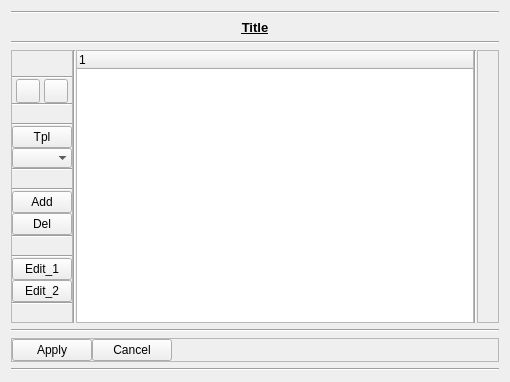
<?xml version="1.0" encoding="UTF-8"?>
<ui version="4.0">
 <class>wg_basicTree</class>
 <widget class="QWidget" name="wg_basicTree">
  <property name="geometry">
   <rect>
    <x>0</x>
    <y>0</y>
    <width>510</width>
    <height>382</height>
   </rect>
  </property>
  <property name="windowTitle">
   <string>Basic Tree</string>
  </property>
  <layout class="QGridLayout" name="gridLayout">
   <item row="5" column="0">
    <widget class="QFrame" name="qf_apply">
     <property name="frameShape">
      <enum>QFrame::StyledPanel</enum>
     </property>
     <layout class="QHBoxLayout" name="hl_apply">
      <property name="spacing">
       <number>0</number>
      </property>
      <property name="margin">
       <number>0</number>
      </property>
      <item>
       <widget class="QPushButton" name="pb_apply">
        <property name="maximumSize">
         <size>
          <width>16777215</width>
          <height>16777215</height>
         </size>
        </property>
        <property name="text">
         <string>Apply</string>
        </property>
        <property name="iconSize">
         <size>
          <width>16</width>
          <height>16</height>
         </size>
        </property>
        <property name="autoDefault">
         <bool>false</bool>
        </property>
        <property name="flat">
         <bool>false</bool>
        </property>
       </widget>
      </item>
      <item>
       <widget class="QPushButton" name="pb_cancel">
        <property name="maximumSize">
         <size>
          <width>16777215</width>
          <height>16777215</height>
         </size>
        </property>
        <property name="text">
         <string>Cancel</string>
        </property>
        <property name="iconSize">
         <size>
          <width>16</width>
          <height>16</height>
         </size>
        </property>
        <property name="autoDefault">
         <bool>false</bool>
        </property>
        <property name="flat">
         <bool>false</bool>
        </property>
       </widget>
      </item>
      <item>
       <spacer name="horizontalSpacer_3">
        <property name="orientation">
         <enum>Qt::Horizontal</enum>
        </property>
        <property name="sizeHint" stdset="0">
         <size>
          <width>40</width>
          <height>20</height>
         </size>
        </property>
       </spacer>
      </item>
     </layout>
    </widget>
   </item>
   <item row="2" column="0">
    <widget class="Line" name="line">
     <property name="orientation">
      <enum>Qt::Horizontal</enum>
     </property>
    </widget>
   </item>
   <item row="3" column="0">
    <layout class="QHBoxLayout" name="hl_tree">
     <property name="spacing">
      <number>0</number>
     </property>
     <item>
      <widget class="QFrame" name="qf_treeEdit_L">
       <property name="sizePolicy">
        <sizepolicy hsizetype="Preferred" vsizetype="Preferred">
         <horstretch>0</horstretch>
         <verstretch>0</verstretch>
        </sizepolicy>
       </property>
       <property name="frameShape">
        <enum>QFrame::StyledPanel</enum>
       </property>
       <layout class="QVBoxLayout" name="vl_treeEdit_L">
        <property name="spacing">
         <number>0</number>
        </property>
        <property name="leftMargin">
         <number>0</number>
        </property>
        <property name="topMargin">
         <number>25</number>
        </property>
        <property name="rightMargin">
         <number>0</number>
        </property>
        <property name="bottomMargin">
         <number>0</number>
        </property>
        <item>
         <widget class="Line" name="line_11">
          <property name="orientation">
           <enum>Qt::Horizontal</enum>
          </property>
         </widget>
        </item>
        <item>
         <widget class="QFrame" name="qf_moveItem">
          <property name="frameShape">
           <enum>QFrame::NoFrame</enum>
          </property>
          <property name="lineWidth">
           <number>0</number>
          </property>
          <layout class="QHBoxLayout" name="hl_moveItem">
           <property name="spacing">
            <number>0</number>
           </property>
           <property name="margin">
            <number>0</number>
           </property>
           <item>
            <widget class="QPushButton" name="pb_itemUp">
             <property name="minimumSize">
              <size>
               <width>24</width>
               <height>24</height>
              </size>
             </property>
             <property name="maximumSize">
              <size>
               <width>24</width>
               <height>24</height>
              </size>
             </property>
             <property name="text">
              <string/>
             </property>
             <property name="iconSize">
              <size>
               <width>16</width>
               <height>16</height>
              </size>
             </property>
             <property name="autoDefault">
              <bool>false</bool>
             </property>
             <property name="flat">
              <bool>false</bool>
             </property>
            </widget>
           </item>
           <item>
            <widget class="QPushButton" name="pb_itemDn">
             <property name="minimumSize">
              <size>
               <width>24</width>
               <height>24</height>
              </size>
             </property>
             <property name="maximumSize">
              <size>
               <width>24</width>
               <height>24</height>
              </size>
             </property>
             <property name="text">
              <string/>
             </property>
             <property name="iconSize">
              <size>
               <width>16</width>
               <height>16</height>
              </size>
             </property>
             <property name="autoDefault">
              <bool>false</bool>
             </property>
             <property name="flat">
              <bool>false</bool>
             </property>
            </widget>
           </item>
          </layout>
         </widget>
        </item>
        <item>
         <widget class="Line" name="line_8">
          <property name="orientation">
           <enum>Qt::Horizontal</enum>
          </property>
         </widget>
        </item>
        <item>
         <spacer name="verticalSpacer_3">
          <property name="orientation">
           <enum>Qt::Vertical</enum>
          </property>
          <property name="sizeHint" stdset="0">
           <size>
            <width>20</width>
            <height>40</height>
           </size>
          </property>
         </spacer>
        </item>
        <item>
         <widget class="Line" name="line_13">
          <property name="orientation">
           <enum>Qt::Horizontal</enum>
          </property>
         </widget>
        </item>
        <item>
         <widget class="QPushButton" name="pb_template">
          <property name="maximumSize">
           <size>
            <width>60</width>
            <height>16777215</height>
           </size>
          </property>
          <property name="text">
           <string>Tpl</string>
          </property>
         </widget>
        </item>
        <item>
         <widget class="QComboBox" name="cbb_filter">
          <property name="maximumSize">
           <size>
            <width>60</width>
            <height>16777215</height>
           </size>
          </property>
          <property name="layoutDirection">
           <enum>Qt::LeftToRight</enum>
          </property>
          <property name="maxVisibleItems">
           <number>12</number>
          </property>
          <property name="frame">
           <bool>false</bool>
          </property>
         </widget>
        </item>
        <item>
         <widget class="Line" name="line_14">
          <property name="orientation">
           <enum>Qt::Horizontal</enum>
          </property>
         </widget>
        </item>
        <item>
         <spacer name="verticalSpacer_5">
          <property name="orientation">
           <enum>Qt::Vertical</enum>
          </property>
          <property name="sizeHint" stdset="0">
           <size>
            <width>20</width>
            <height>40</height>
           </size>
          </property>
         </spacer>
        </item>
        <item>
         <widget class="Line" name="line_7">
          <property name="orientation">
           <enum>Qt::Horizontal</enum>
          </property>
         </widget>
        </item>
        <item>
         <widget class="QPushButton" name="pb_add">
          <property name="maximumSize">
           <size>
            <width>60</width>
            <height>16777215</height>
           </size>
          </property>
          <property name="toolTip">
           <string/>
          </property>
          <property name="text">
           <string>Add</string>
          </property>
          <property name="iconSize">
           <size>
            <width>16</width>
            <height>16</height>
           </size>
          </property>
          <property name="autoDefault">
           <bool>false</bool>
          </property>
          <property name="flat">
           <bool>false</bool>
          </property>
         </widget>
        </item>
        <item>
         <widget class="QPushButton" name="pb_del">
          <property name="maximumSize">
           <size>
            <width>60</width>
            <height>16777215</height>
           </size>
          </property>
          <property name="toolTip">
           <string/>
          </property>
          <property name="text">
           <string>Del</string>
          </property>
          <property name="iconSize">
           <size>
            <width>16</width>
            <height>16</height>
           </size>
          </property>
          <property name="autoDefault">
           <bool>false</bool>
          </property>
          <property name="flat">
           <bool>false</bool>
          </property>
         </widget>
        </item>
        <item>
         <widget class="Line" name="line_9">
          <property name="orientation">
           <enum>Qt::Horizontal</enum>
          </property>
         </widget>
        </item>
        <item>
         <spacer name="verticalSpacer">
          <property name="orientation">
           <enum>Qt::Vertical</enum>
          </property>
          <property name="sizeHint" stdset="0">
           <size>
            <width>20</width>
            <height>40</height>
           </size>
          </property>
         </spacer>
        </item>
        <item>
         <widget class="Line" name="line_10">
          <property name="orientation">
           <enum>Qt::Horizontal</enum>
          </property>
         </widget>
        </item>
        <item>
         <widget class="QPushButton" name="pb_edit1">
          <property name="maximumSize">
           <size>
            <width>60</width>
            <height>16777215</height>
           </size>
          </property>
          <property name="toolTip">
           <string/>
          </property>
          <property name="text">
           <string>Edit_1</string>
          </property>
          <property name="iconSize">
           <size>
            <width>16</width>
            <height>16</height>
           </size>
          </property>
          <property name="autoDefault">
           <bool>false</bool>
          </property>
          <property name="flat">
           <bool>false</bool>
          </property>
         </widget>
        </item>
        <item>
         <widget class="QPushButton" name="pb_edit2">
          <property name="maximumSize">
           <size>
            <width>60</width>
            <height>16777215</height>
           </size>
          </property>
          <property name="toolTip">
           <string/>
          </property>
          <property name="text">
           <string>Edit_2</string>
          </property>
          <property name="iconSize">
           <size>
            <width>16</width>
            <height>16</height>
           </size>
          </property>
          <property name="autoDefault">
           <bool>false</bool>
          </property>
          <property name="flat">
           <bool>false</bool>
          </property>
         </widget>
        </item>
        <item>
         <widget class="Line" name="line_12">
          <property name="orientation">
           <enum>Qt::Horizontal</enum>
          </property>
         </widget>
        </item>
        <item>
         <spacer name="verticalSpacer_2">
          <property name="orientation">
           <enum>Qt::Vertical</enum>
          </property>
          <property name="sizeHint" stdset="0">
           <size>
            <width>20</width>
            <height>40</height>
           </size>
          </property>
         </spacer>
        </item>
       </layout>
      </widget>
     </item>
     <item>
      <widget class="Line" name="line_5">
       <property name="orientation">
        <enum>Qt::Vertical</enum>
       </property>
      </widget>
     </item>
     <item>
      <widget class="QTreeWidget" name="tw_tree">
       <column>
        <property name="text">
         <string notr="true">1</string>
        </property>
       </column>
      </widget>
     </item>
     <item>
      <widget class="Line" name="line_6">
       <property name="orientation">
        <enum>Qt::Vertical</enum>
       </property>
      </widget>
     </item>
     <item>
      <widget class="QFrame" name="qf_treeEdit_R">
       <property name="frameShape">
        <enum>QFrame::StyledPanel</enum>
       </property>
       <layout class="QVBoxLayout" name="vl_treeEdit_R">
        <property name="leftMargin">
         <number>0</number>
        </property>
        <property name="topMargin">
         <number>25</number>
        </property>
        <property name="rightMargin">
         <number>0</number>
        </property>
        <property name="bottomMargin">
         <number>0</number>
        </property>
        <item>
         <spacer name="verticalSpacer_4">
          <property name="orientation">
           <enum>Qt::Vertical</enum>
          </property>
          <property name="sizeHint" stdset="0">
           <size>
            <width>20</width>
            <height>40</height>
           </size>
          </property>
         </spacer>
        </item>
       </layout>
      </widget>
     </item>
    </layout>
   </item>
   <item row="1" column="0">
    <widget class="QLabel" name="l_title">
     <property name="font">
      <font>
       <pointsize>10</pointsize>
       <weight>75</weight>
       <bold>true</bold>
       <underline>true</underline>
      </font>
     </property>
     <property name="text">
      <string>Title</string>
     </property>
     <property name="alignment">
      <set>Qt::AlignCenter</set>
     </property>
    </widget>
   </item>
   <item row="4" column="0">
    <widget class="Line" name="line_2">
     <property name="orientation">
      <enum>Qt::Horizontal</enum>
     </property>
    </widget>
   </item>
   <item row="0" column="0">
    <widget class="Line" name="line_3">
     <property name="orientation">
      <enum>Qt::Horizontal</enum>
     </property>
    </widget>
   </item>
   <item row="6" column="0">
    <widget class="Line" name="line_4">
     <property name="orientation">
      <enum>Qt::Horizontal</enum>
     </property>
    </widget>
   </item>
  </layout>
 </widget>
 <tabstops>
  <tabstop>tw_tree</tabstop>
  <tabstop>pb_itemUp</tabstop>
  <tabstop>pb_itemDn</tabstop>
  <tabstop>pb_add</tabstop>
  <tabstop>pb_del</tabstop>
  <tabstop>pb_edit1</tabstop>
  <tabstop>pb_edit2</tabstop>
  <tabstop>pb_apply</tabstop>
  <tabstop>pb_cancel</tabstop>
 </tabstops>
 <resources/>
 <connections/>
</ui>
